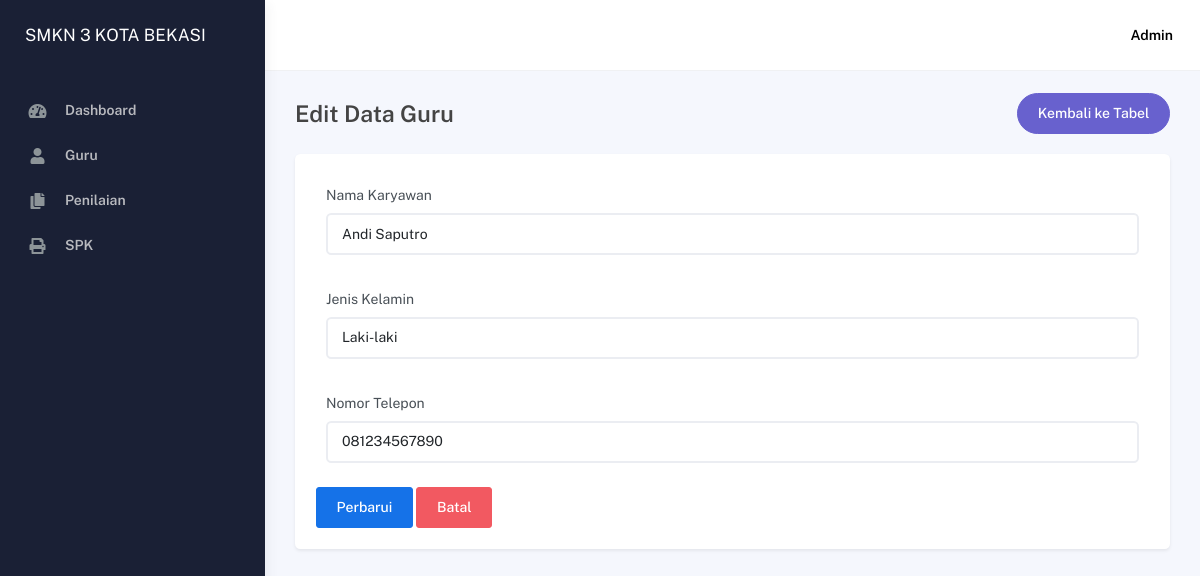
/index.php/admin/karyawan_edit/1, run on the app's committed database.
### tables this page shows
CREATE TABLE `karyawan` (
  `id_karyawan` int(11) NOT NULL,
  `nama_karyawan` varchar(100) NOT NULL,
  `jenis_kelamin` enum('Laki-laki','Perempuan') NOT NULL,
  `nomor_telpon` varchar(15) DEFAULT NULL
);

### application/controllers/Admin.php (called while the page is built, shortened)
<?php
class Admin extends CI_Controller {
	public function __construct()
	{
		$this->load->model('akun_model');
		$this->load->model('crud_model');
		$this->load->model('jadwal_model');
	}
	public function karyawan_edit($id_karyawan)
	{
		$data['array_karyawan'] = $this->crud_model->mengambil_data_id('karyawan','id_karyawan',$id_karyawan);
		$data['obj_karyawan'] = $data['array_karyawan'][0];
		$this->load->view('admin_karyawan_edit', $data);
	}
}

### index.php (called while the page is built, shortened)
<?php
require_once BASEPATH.'core/CodeIgniter.php';

### application/models/Crud_model.php (called while the page is built, shortened)
<?php
class Crud_model extends CI_Model{
	public function mengambil_data_id($nama_tabel, $nama_colum, $id)
	{
		$this->db->select('*');
		$this->db->from($nama_tabel);
		$this->db->where($nama_colum, $id);
		$query = $this->db->get();
		return $query->result();
	}
}

### application/views/admin_karyawan_edit.php (the view, shortened to what this page needs)
<!DOCTYPE html>
<html lang="en">
  <head>
    <link rel="stylesheet" href="<?=base_url()?>assets/css/bootstrap.min.css" />
    <link rel="stylesheet" href="<?=base_url()?>assets/css/plugins.min.css" />
    <link rel="stylesheet" href="<?=base_url()?>assets/css/kaiadmin.min.css" />
    <link rel="stylesheet" href="<?=base_url()?>assets/css/demo.css" />
  </head>
  <body>
    <div class="wrapper">
      <div class="main-panel">
        <div class="main-header">
        </div>
<div class="container">
  <div class="page-inner">
    <div class="page-header d-flex justify-content-between align-items-center">
      <h4 class="page-title mb-0">Edit Data Guru</h4>
      <a href="<?= site_url('admin/waktu')?>" class="btn btn-secondary btn-round">Kembali ke Tabel</a>
    </div>
    <div class="container p-4 bg-white mt-3 shadow-sm rounded">
        <form action="<?= site_url('admin/karyawan_edit_go') ?>" method="post">
  <div class="form-group mb-3">
    <label for="nama_karyawan">Nama Karyawan</label>
    <input type="text" name="nama_karyawan" id="nama_karyawan" class="form-control" value="<?= $obj_karyawan->nama_karyawan ?>" required>
  </div>
  <div class="form-group mb-3">
    <label for="jenis_kelamin">Jenis Kelamin</label>
    <select name="jenis_kelamin" id="jenis_kelamin" class="form-control" required>
      <option value="Laki-laki" <?= ($obj_karyawan->jenis_kelamin == 'Laki-laki') ? 'selected' : '' ?>>Laki-laki</option>
    </select>
  </div>
  <div class="form-group mb-3">
    <label for="nomor_telpon">Nomor Telepon</label>
    <input type="text" name="nomor_telpon" id="nomor_telpon" class="form-control" value="<?= $obj_karyawan->nomor_telpon ?>" required>
  </div>
  <button type="submit" class="btn btn-primary">Perbarui</button>
  <a href="<?= site_url('admin/karyawan')?>" class="btn btn-danger">Batal</a>
</form>
    </div>
  </div>
</div>
			</div>
          </div>
  </body>
</html>

### data on the page
karyawan: nama_karyawan "Andi Saputro", jenis_kelamin "Laki-laki", nomor_telpon "081234567890"
